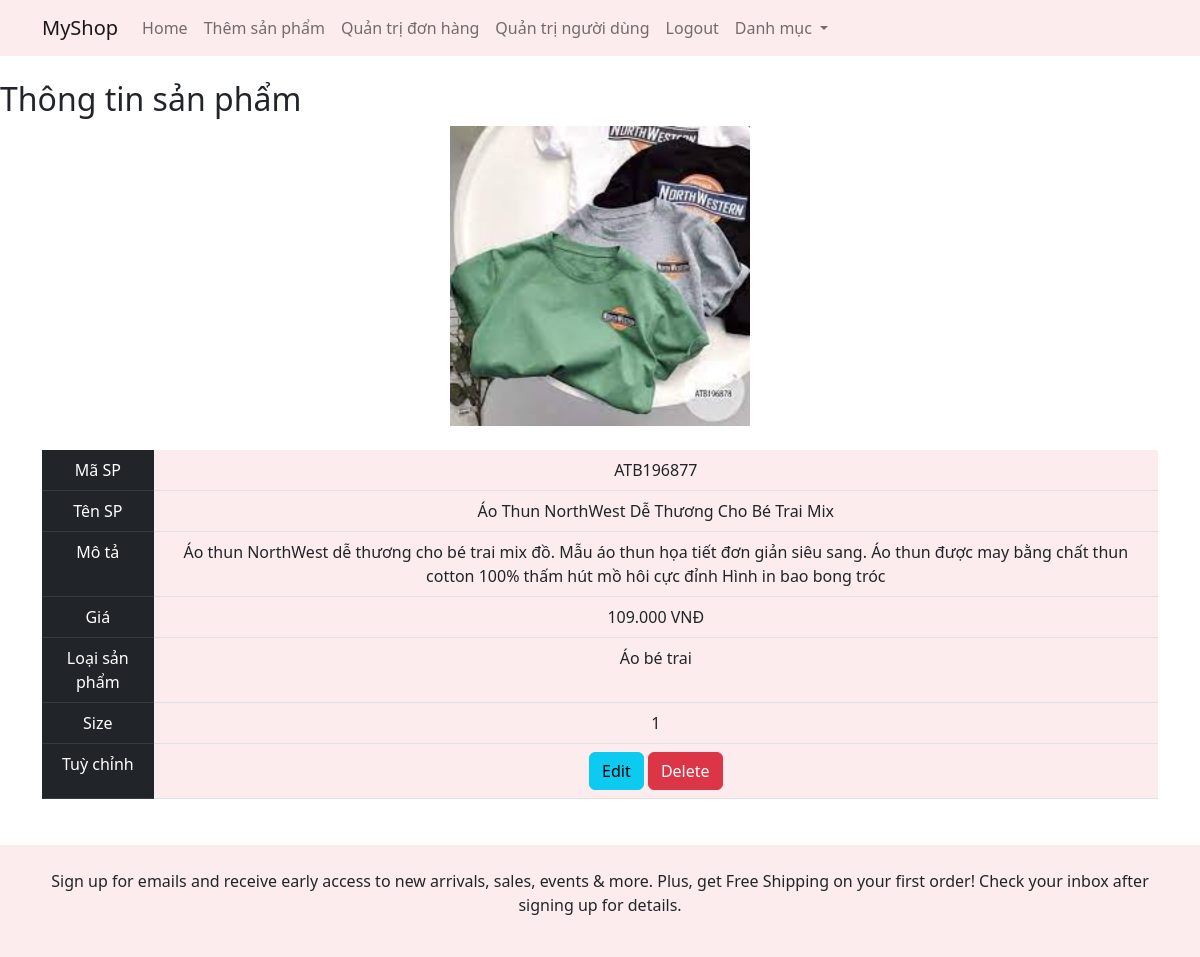
The page /productad.php?id=ATB196877 on the database its author committed.
### tables this page shows
CREATE TABLE `sanpham` (
  `hinh` text NOT NULL,
  `masp` varchar(50) NOT NULL,
  `tensp` text NOT NULL,
  `gia` int NOT NULL,
  `thietKe` text NOT NULL,
  `loaisp` int NOT NULL
);

CREATE TABLE `LoaiSP` (
  `maLoai` int NOT NULL,
  `tenLoai` text NOT NULL
);

CREATE TABLE `ChiTietSize` (
  `MaSP` varchar(50) NOT NULL,
  `MaSize` int NOT NULL
);

### class/Product.php (called while the page is built, shortened)
<?php
class Product
{
    public static function getOneByID($pdo, $id) {
        $sql = "SELECT * FROM sanpham WHERE masp = :id";
        $stmt = $pdo->prepare($sql);
        $stmt->bindValue(':id', $id, PDO::PARAM_STR);
        if ($stmt->execute()) {
            $stmt->setFetchMode(PDO::FETCH_CLASS, 'Product');
            return $stmt->fetch();
        }
    }
}

### class/Category.php (called while the page is built, shortened)
<?php
class Category {
    public static function getOneByID($pdo, $id) {
        $sql = "SELECT * FROM LoaiSP WHERE maLoai = :id";
        $stmt = $pdo->prepare($sql);
        $stmt->bindValue(':id', $id, PDO::PARAM_STR);
        if ($stmt->execute()) {
            $stmt->setFetchMode(PDO::FETCH_CLASS, 'Category');
            return $stmt->fetch();
        }
    }
}
?>

### class/Size.php (called while the page is built, shortened)
<?php
class Size {
    public static function getSizeOnePD($pdo,$id) {
        $sql = "SELECT * FROM ChiTietSize WHERE MaSP =:id";
        $stmt = $pdo->prepare($sql);
        $stmt->bindValue(':id', $id, PDO::PARAM_STR);
        if ($stmt->execute()) {
            $stmt->setFetchMode(PDO::FETCH_CLASS, 'Size');
            return $stmt->fetch();
        }
    }
}
?>

### productad.php (the view, shortened to what this page needs)
<?php
$id = $_GET["id"];
require 'class/Database.php';
require 'class/Product.php';
require 'class/Category.php';
require 'class/Size.php';
$db = new Database();
$pdo = $db->getConnect();
$product = Product::getOneByID($pdo, $id);
$size = Size::getSizeOnePD($pdo,$product->masp);
if (!$product) {
    die("id không hợp lệ.");
}
else
    $cate1 = Category::getOneByID($pdo,$product->loaisp);
?>
<?php require 'inc/headerad.php'; ?>
<br>
<h2 >Thông tin sản phẩm</h2>
<div class="container" style="padding-bottom: 30px;">
    <div class="align-items-center text-center">
        <?php if($product->hinh != null):        ?>
        <img src="image/<?= $product->hinh ?>" width="300px"></h4>
        <?php endif; ?>
        </div>
    <br>
<table class="table text-center" style="background-color: #fceced; ">
    <tr>
        <td class="table-dark" style="width: 10%">Mã SP</td>
        <td><?= $product->masp ?></td>
    </tr>
    <tr>
        <td class="table-dark">Tên SP</td>
        <td><?= $product->tensp ?></td>
    </tr>
    <tr>
        <td class="table-dark">Mô tả</td>
        <td><?= $product->thietKe ?></td>
    </tr>
    <tr>
        <td class="table-dark">Giá</td>
        <td><?= number_format($product->gia, 0, ',', '.') ?> VNĐ</td>
    </tr>
    <tr>
        <td class="table-dark">Loại sản phẩm</td>
        <td><?= $cate1->tenLoai ?></td>
    </tr>
    <td class="table-dark">Size</td>
        <td><?= $size->MaSize?></td>
    <tr>
    <td class="table-dark">Tuỳ chỉnh</td>
        <td colspan="2" >
            <a class="btn btn-info" href="edit-product.php?id=<?= $product->masp ?>">Edit</a>
            <a class="btn btn-danger" href="delete-product.php?id=<?= $product->masp ?>">Delete</a>
        </td>
    </tr>
</table>
        </div>
<?php require 'inc/footer.php'; ?>

### rows shown on the page
sanpham: hinh (picture), masp "ATB196877", tensp "Áo Thun NorthWest Dễ Thương Cho Bé Trai Mix", thietKe "Áo thun NorthWest dễ thương cho bé trai mix đồ. Mẫu áo thun họa tiết đơn giản siêu sang. Áo thun được may bằng chất thun cotton 100% thấm hút mồ hôi cực đỉnh Hình in bao bong tróc", gia "109.000"
loaisp: tenLoai "Áo bé trai"
chitietsize: MaSize "1"
